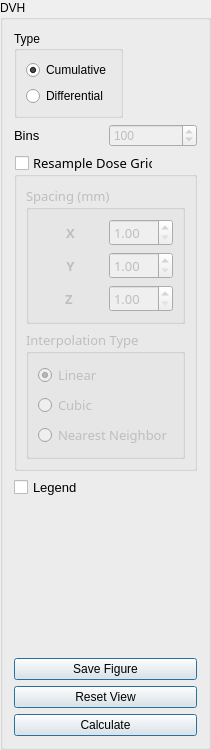
      <widget class="QGroupBox" name="groupBox">
       <property name="maximumSize">
        <size>
         <width>147</width>
         <height>16777215</height>
        </size>
       </property>
       <property name="title">
        <string>DVH</string>
       </property>
       <layout class="QGridLayout" name="gridLayout_3">
        <item row="0" column="0">
         <layout class="QVBoxLayout" name="verticalLayout">
          <item>
           <widget class="QGroupBox" name="groupBox_2">
            <property name="sizePolicy">
             <sizepolicy hsizetype="Fixed" vsizetype="Fixed">
              <horstretch>0</horstretch>
              <verstretch>0</verstretch>
             </sizepolicy>
            </property>
            <property name="title">
             <string>Type</string>
            </property>
            <layout class="QGridLayout" name="gridLayout_2">
             <item row="0" column="0">
              <widget class="QRadioButton" name="radioButtonCum">
               <property name="text">
                <string>Cumulative</string>
               </property>
               <property name="checked">
                <bool>true</bool>
               </property>
              </widget>
             </item>
             <item row="1" column="0">
              <widget class="QRadioButton" name="radioButtonDiff">
               <property name="text">
                <string>Differential</string>
               </property>
              </widget>
             </item>
            </layout>
           </widget>
          </item>
          <item>
           <layout class="QHBoxLayout" name="horizontalLayout_2">
            <item>
             <widget class="QLabel" name="label">
              <property name="font">
               <font>
                <pointsize>10</pointsize>
                <stylestrategy>PreferAntialias</stylestrategy>
               </font>
              </property>
              <property name="text">
               <string>Bins</string>
              </property>
             </widget>
            </item>
            <item>
             <widget class="QSpinBox" name="binSpinBox">
              <property name="enabled">
               <bool>false</bool>
              </property>
              <property name="maximum">
               <number>1000000</number>
              </property>
              <property name="singleStep">
               <number>10</number>
              </property>
              <property name="value">
               <number>100</number>
              </property>
             </widget>
            </item>
           </layout>
          </item>
         </layout>
        </item>
        <item row="1" column="0">
         <widget class="QGroupBox" name="groupBoxResampleDoseGrid">
          <property name="font">
           <font>
            <family>Agency FB</family>
            <pointsize>10</pointsize>
           </font>
          </property>
          <property name="styleSheet">
           <string notr="true"/>
          </property>
          <property name="title">
           <string>Resample Dose Grid</string>
          </property>
          <property name="checkable">
           <bool>true</bool>
          </property>
          <property name="checked">
           <bool>false</bool>
          </property>
          <layout class="QGridLayout" name="gridLayout_4">
           <item row="0" column="0">
            <layout class="QVBoxLayout" name="verticalLayout_3">
             <item>
              <widget class="QGroupBox" name="groupBox_3">
               <property name="font">
                <font>
                 <family>Agency FB</family>
                 <pointsize>10</pointsize>
                 <stylestrategy>PreferAntialias</stylestrategy>
                </font>
               </property>
               <property name="title">
                <string>Spacing (mm)</string>
               </property>
               <layout class="QGridLayout" name="gridLayout_5">
                <item row="0" column="0">
                 <layout class="QVBoxLayout" name="verticalLayout_4">
                  <item>
                   <layout class="QHBoxLayout" name="horizontalLayout_3">
                    <item>
                     <widget class="QLabel" name="label_2">
                      <property name="font">
                       <font>
                        <family>Agency FB</family>
                        <pointsize>10</pointsize>
                        <weight>75</weight>
                        <bold>true</bold>
                        <stylestrategy>PreferAntialias</stylestrategy>
                       </font>
                      </property>
                      <property name="text">
                       <string>X</string>
                      </property>
                      <property name="alignment">
                       <set>Qt::AlignCenter</set>
                      </property>
                     </widget>
                    </item>
                    <item>
                     <widget class="QDoubleSpinBox" name="xSpcSpinBox">
                      <property name="minimum">
                       <double>1.000000000000000</double>
                      </property>
                     </widget>
                    </item>
                   </layout>
                  </item>
                  <item>
                   <layout class="QHBoxLayout" name="horizontalLayout_4">
                    <item>
                     <widget class="QLabel" name="label_3">
                      <property name="font">
                       <font>
                        <family>Agency FB</family>
                        <pointsize>10</pointsize>
                        <weight>75</weight>
                        <bold>true</bold>
                        <stylestrategy>PreferAntialias</stylestrategy>
                       </font>
                      </property>
                      <property name="text">
                       <string>Y</string>
                      </property>
                      <property name="alignment">
                       <set>Qt::AlignCenter</set>
                      </property>
                     </widget>
                    </item>
                    <item>
                     <widget class="QDoubleSpinBox" name="ySpcSpinBox">
                      <property name="minimum">
                       <double>1.000000000000000</double>
                      </property>
                      <property name="value">
                       <double>1.000000000000000</double>
                      </property>
                     </widget>
                    </item>
                   </layout>
                  </item>
                  <item>
                   <layout class="QHBoxLayout" name="horizontalLayout_5">
                    <item>
                     <widget class="QLabel" name="label_4">
                      <property name="font">
                       <font>
                        <family>Agency FB</family>
                        <pointsize>10</pointsize>
                        <weight>75</weight>
                        <bold>true</bold>
                        <stylestrategy>PreferAntialias</stylestrategy>
                       </font>
                      </property>
                      <property name="text">
                       <string>Z </string>
                      </property>
                      <property name="alignment">
                       <set>Qt::AlignCenter</set>
                      </property>
                     </widget>
                    </item>
                    <item>
                     <widget class="QDoubleSpinBox" name="zSpcSpinBox">
                      <property name="minimum">
                       <double>1.000000000000000</double>
                      </property>
                     </widget>
                    </item>
                   </layout>
                  </item>
                 </layout>
                </item>
               </layout>
              </widget>
             </item>
             <item>
              <widget class="QGroupBox" name="groupBox_4">
               <property name="font">
                <font>
                 <family>Agency FB</family>
                 <pointsize>10</pointsize>
                 <stylestrategy>PreferAntialias</stylestrategy>
                </font>
               </property>
               <property name="title">
                <string>Interpolation Type</string>
               </property>
               <property name="flat">
                <bool>false</bool>
               </property>
               <property name="checkable">
                <bool>false</bool>
               </property>
               <layout class="QGridLayout" name="gridLayout_6">
                <item row="0" column="0">
                 <layout class="QVBoxLayout" name="verticalLayout_5">
                  <item>
                   <widget class="QRadioButton" name="radioButtonLinear">
                    <property name="text">
                     <string>Linear</string>
                    </property>
                    <property name="checked">
                     <bool>true</bool>
                    </property>
                   </widget>
                  </item>
                  <item>
                   <widget class="QRadioButton" name="radioButtonCubic">
                    <property name="text">
                     <string>Cubic</string>
                    </property>
                   </widget>
                  </item>
                  <item>
                   <widget class="QRadioButton" name="radioButtonNeighbor">
                    <property name="text">
                     <string>Nearest Neighbor</string>
                    </property>
                   </widget>
                  </item>
                 </layout>
                </item>
               </layout>
              </widget>
             </item>
            </layout>
           </item>
          </layout>
         </widget>
        </item>
        <item row="2" column="0">
         <widget class="QCheckBox" name="checkBoxLegend">
          <property name="font">
           <font>
            <pointsize>10</pointsize>
            <stylestrategy>PreferAntialias</stylestrategy>
           </font>
          </property>
          <property name="text">
           <string>Legend</string>
          </property>
          <property name="icon">
           <iconset resource="RC.qrc">
            <normaloff>:/Icons/Legend.png</normaloff>:/Icons/Legend.png</iconset>
          </property>
          <property name="iconSize">
           <size>
            <width>16</width>
            <height>16</height>
           </size>
          </property>
          <property name="checked">
           <bool>false</bool>
          </property>
         </widget>
        </item>
        <item row="3" column="0">
         <spacer name="verticalSpacer">
          <property name="orientation">
           <enum>Qt::Vertical</enum>
          </property>
          <property name="sizeHint" stdset="0">
           <size>
            <width>20</width>
            <height>154</height>
           </size>
          </property>
         </spacer>
        </item>
        <item row="4" column="0">
         <widget class="QPushButton" name="saveFig">
          <property name="font">
           <font>
            <stylestrategy>PreferAntialias</stylestrategy>
           </font>
          </property>
          <property name="text">
           <string>Save Figure</string>
          </property>
          <property name="icon">
           <iconset resource="RC.qrc">
            <normaloff>:/Icons/Camera.png</normaloff>:/Icons/Camera.png</iconset>
          </property>
          <property name="default">
           <bool>true</bool>
          </property>
         </widget>
        </item>
        <item row="5" column="0">
         <layout class="QVBoxLayout" name="verticalLayout_2">
          <item>
           <widget class="QPushButton" name="ResetViewButton">
            <property name="font">
             <font>
              <stylestrategy>PreferAntialias</stylestrategy>
             </font>
            </property>
            <property name="text">
             <string>Reset View</string>
            </property>
            <property name="icon">
             <iconset resource="RC.qrc">
              <normaloff>:/Icons/Reset.png</normaloff>:/Icons/Reset.png</iconset>
            </property>
            <property name="default">
             <bool>true</bool>
            </property>
           </widget>
          </item>
          <item>
           <widget class="QPushButton" name="pushButton">
            <property name="font">
             <font>
              <stylestrategy>PreferAntialias</stylestrategy>
             </font>
            </property>
            <property name="text">
             <string>Calculate</string>
            </property>
            <property name="icon">
             <iconset resource="RC.qrc">
              <normaloff>:/Icons/Charts.png</normaloff>:/Icons/Charts.png</iconset>
            </property>
            <property name="default">
             <bool>true</bool>
            </property>
           </widget>
          </item>
         </layout>
        </item>
       </layout>
      </widget>
